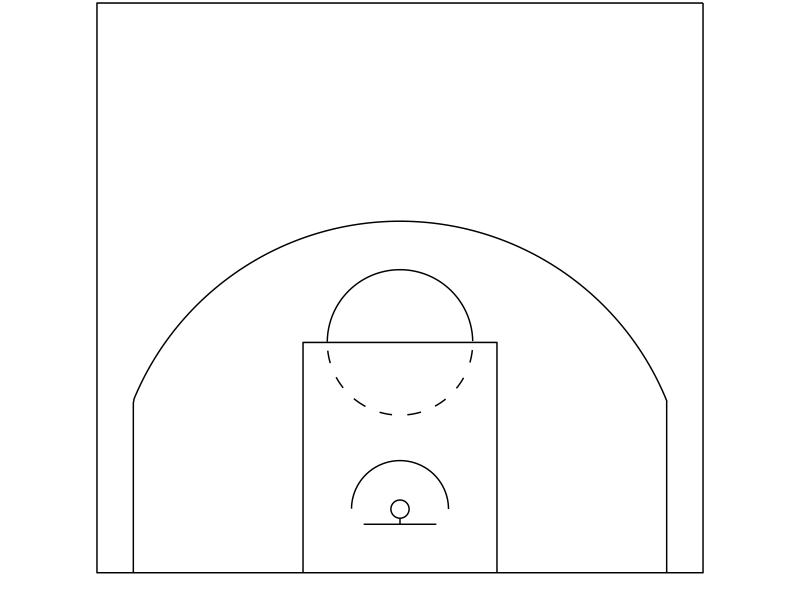

The R script that drew this image:
library(dplyr)
library(ggplot2)

circle_points = function(center = c(0, 0), radius = 1, npoints = 360) {
  angles = seq(0, 2 * pi, length.out = npoints)
  return(tibble(x = center[1] + radius * cos(angles),
                y = center[2] + radius * sin(angles)))
}

width = 50
height = 94 / 2
key_height = 19
inner_key_width = 12
outer_key_width = 16
backboard_width = 6
backboard_offset = 4
neck_length = 0.5
hoop_radius = 0.75
hoop_center_y = backboard_offset + neck_length + hoop_radius
three_point_radius = 23.75
three_point_side_radius = 22
three_point_side_height = 14

court_points = tibble::tibble(
  x = c(width / 2, width / 2, -width / 2, -width / 2, width / 2),
  y = c(height, 0, 0, height, height),
  desc = "perimeter"
)

court_points = dplyr::bind_rows(court_points , tibble::tibble(
  x = c(outer_key_width / 2, outer_key_width / 2, -outer_key_width / 2, -outer_key_width / 2),
  y = c(0, key_height, key_height, 0),
  desc = "outer_key"
))

court_points = bind_rows(court_points , tibble::tibble(
  x = c(-backboard_width / 2, backboard_width / 2),
  y = c(backboard_offset, backboard_offset),
  desc = "backboard"
))

court_points = bind_rows(court_points , tibble::tibble(
  x = c(0, 0), y = c(backboard_offset, backboard_offset + neck_length), desc = "neck"
))

foul_circle = circle_points(center = c(0, key_height), radius = inner_key_width / 2)

foul_circle_top = filter(foul_circle, y > key_height) %>%
  mutate(desc = "foul_circle_top")

foul_circle_bottom = filter(foul_circle, y < key_height) %>%
  mutate(
    angle = atan((y - key_height) / x) * 180 / pi,
    angle_group = floor((angle - 5.625) / 11.25),
    desc = paste0("foul_circle_bottom_", angle_group)
  ) %>%
  filter(angle_group %% 2 == 0) %>%
  select(x, y, desc)

hoop = circle_points(center = c(0, hoop_center_y), radius = hoop_radius) %>%
  mutate(desc = "hoop")

restricted = circle_points(center = c(0, hoop_center_y), radius = 4) %>%
  filter(y >= hoop_center_y) %>%
  mutate(desc = "restricted")

three_point_circle = circle_points(center = c(0, hoop_center_y), radius = three_point_radius) %>%
  filter(y >= three_point_side_height, y >= hoop_center_y)

three_point_line = tibble::tibble(
  x = c(three_point_side_radius, three_point_side_radius, three_point_circle$x, -three_point_side_radius, -three_point_side_radius),
  y = c(0, three_point_side_height, three_point_circle$y, three_point_side_height, 0),
  desc = "three_point_line"
)

court_points = dplyr::bind_rows(
  court_points,
  foul_circle_top,
  foul_circle_bottom,
  hoop,
  restricted,
  three_point_line
)


ggplot2::ggplot() +
  ggplot2::geom_path(
    data = court_points,
    aes(x = x, y = y, group = desc),
    color = "black"
  ) +
  ggplot2::coord_fixed(ylim = c(0, 45), xlim = c(-25, 25)) +
  ggplot2::theme_void() 
  